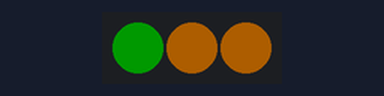
Bench run of a sketch on a simulated ESP32. Shown: 3 RGB LEDs in strip order, left to right. Dim RGB values are drawn brighter than linear.

Above: at 1.0 s.
At 3.0 s:
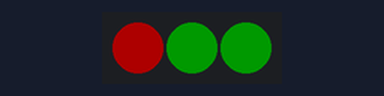
At 5.0 s:
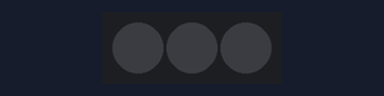
Timing chart, 0 to 7.8 s (numbered marks = the images above):
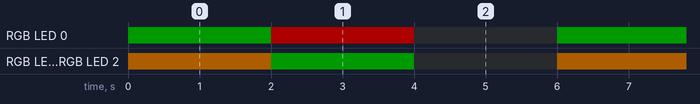

Measured:
- by itself, RGB LED 0: repeats every 6.0 s: RGB(50, 0, 0) 2.0 s, off 2.0 s, RGB(0, 25, 0) 2.0 s
- by itself, RGB LED 1, RGB LED 2: repeats every 6.0 s: RGB(0, 25, 0) 2.0 s, off 2.0 s, RGB(50, 27, 0) 2.0 s
- by itself, everything shown: repeats every 6.0 s, in 4 steps

The sketch:

WS2812B_tests.ino
```cpp
/* test sketch for WS2182B addressable LEDs, to program 3 LEDs with 2 colour
states, for lower keypad use with injector
*/

#include <Adafruit_NeoPixel.h>
//#include "WS2812_Definitions.h"

#define PIN 25
#define LED_COUNT 3

#define GREEN			0x008000
#define RED			0xFF0000
#define YELLOW			0xFF8C00  //0xFF4500 orangey yellow
#define YELLOW2     0xFF8C00  // 0xFF8C00 nicest yellow so far
#define RED_rgb   255,0,0
#define GREEN_rgb  0,255,0
#define BLUE_rgb  0,0,255

// Create an instance of the Adafruit_NeoPixel class called "leds".
// That'll be what we refer to from here on...
Adafruit_NeoPixel keypadleds (LED_COUNT, PIN, NEO_GRB + NEO_KHZ800);


void setup()
{
  keypadleds.begin();  // Call this to start up the LED strip.
//  clearLEDs();   // This function, defined below, turns all LEDs off...
  keypadleds.show();   // ...but the LEDs don't actually update until you call this.
  keypadleds.setBrightness(50); // Set BRIGHTNESS to about 1/5 (max = 255)

}

void clearLEDs()
{
  for (int i=0; i<LED_COUNT; i++)
  {
    keypadleds.setPixelColor(i, 0);
  }
}

void loop()
{
//  clearLEDs();
  keypadleds.setBrightness(50);
  keypadleds.setPixelColor(0,GREEN);
  keypadleds.setPixelColor(1,YELLOW);
  keypadleds.setPixelColor(2,YELLOW2);
  keypadleds.show();
  delay(2000);
//  clearLEDs();
  keypadleds.setPixelColor(0,RED);
  keypadleds.setPixelColor(1,GREEN);
  keypadleds.setPixelColor(2,GREEN);
  keypadleds.show();
  delay(2000);
  clearLEDs();
  keypadleds.show();
  delay(2000);
  keypadleds.setPixelColor(0, RED_rgb);
  keypadleds.setPixelColor(0, GREEN_rgb);
  keypadleds.setPixelColor(0, BLUE_rgb);
  keypadleds.show();


}
```
